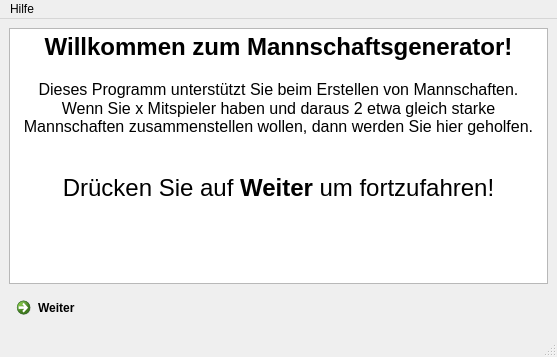
<?xml version="1.0" encoding="UTF-8"?>
<ui version="4.0">
 <class>MainWindow</class>
 <widget class="QMainWindow" name="MainWindow">
  <property name="geometry">
   <rect>
    <x>0</x>
    <y>0</y>
    <width>557</width>
    <height>357</height>
   </rect>
  </property>
  <property name="windowTitle">
   <string>Manschafts Generator</string>
  </property>
  <property name="windowIcon">
   <iconset>
    <normaloff>Fussball.jpg</normaloff>Fussball.jpg</iconset>
  </property>
  <widget class="QWidget" name="centralwidget">
   <layout class="QVBoxLayout" name="verticalLayout">
    <item>
     <widget class="QTextBrowser" name="textBrowser">
      <property name="html">
       <string>&lt;!DOCTYPE HTML PUBLIC &quot;-//W3C//DTD HTML 4.0//EN&quot; &quot;http://www.w3.org/TR/REC-html40/strict.dtd&quot;&gt;
&lt;html&gt;&lt;head&gt;&lt;meta name=&quot;qrichtext&quot; content=&quot;1&quot; /&gt;&lt;style type=&quot;text/css&quot;&gt;
p, li { white-space: pre-wrap; }
&lt;/style&gt;&lt;/head&gt;&lt;body style=&quot; font-family:'MS Shell Dlg 2'; font-size:8.25pt; font-weight:400; font-style:normal;&quot;&gt;
&lt;p align=&quot;center&quot; style=&quot; margin-top:0px; margin-bottom:0px; margin-left:0px; margin-right:0px; -qt-block-indent:0; text-indent:0px;&quot;&gt;&lt;span style=&quot; font-family:'Sans Serif'; font-size:18pt; font-weight:600;&quot;&gt;Willkommen zum Mannschaftsgenerator!&lt;/span&gt;&lt;/p&gt;
&lt;p style=&quot;-qt-paragraph-type:empty; margin-top:0px; margin-bottom:0px; margin-left:0px; margin-right:0px; -qt-block-indent:0; text-indent:0px; font-family:'Sans Serif'; font-size:12pt; font-weight:600;&quot;&gt;&lt;br /&gt;&lt;/p&gt;
&lt;p align=&quot;center&quot; style=&quot; margin-top:0px; margin-bottom:0px; margin-left:0px; margin-right:0px; -qt-block-indent:0; text-indent:0px;&quot;&gt;&lt;span style=&quot; font-family:'Sans Serif'; font-size:12pt;&quot;&gt;Dieses Programm unterstützt Sie beim Erstellen von Mannschaften.&lt;/span&gt;&lt;/p&gt;
&lt;p align=&quot;center&quot; style=&quot; margin-top:0px; margin-bottom:0px; margin-left:0px; margin-right:0px; -qt-block-indent:0; text-indent:0px;&quot;&gt;&lt;span style=&quot; font-family:'Sans Serif'; font-size:12pt;&quot;&gt;Wenn Sie x Mitspieler haben und daraus 2 etwa gleich starke Mannschaften zusammenstellen wollen, dann werden Sie hier geholfen.&lt;/span&gt;&lt;/p&gt;
&lt;p align=&quot;center&quot; style=&quot;-qt-paragraph-type:empty; margin-top:0px; margin-bottom:0px; margin-left:0px; margin-right:0px; -qt-block-indent:0; text-indent:0px; font-family:'Sans Serif'; font-size:12pt;&quot;&gt;&lt;br /&gt;&lt;/p&gt;
&lt;p align=&quot;center&quot; style=&quot;-qt-paragraph-type:empty; margin-top:0px; margin-bottom:0px; margin-left:0px; margin-right:0px; -qt-block-indent:0; text-indent:0px; font-family:'Sans Serif'; font-size:12pt;&quot;&gt;&lt;br /&gt;&lt;/p&gt;
&lt;p align=&quot;center&quot; style=&quot; margin-top:0px; margin-bottom:0px; margin-left:0px; margin-right:0px; -qt-block-indent:0; text-indent:0px;&quot;&gt;&lt;span style=&quot; font-family:'Sans Serif'; font-size:18pt;&quot;&gt;Drücken Sie auf &lt;/span&gt;&lt;span style=&quot; font-family:'Sans Serif'; font-size:18pt; font-weight:600;&quot;&gt;Weiter&lt;/span&gt;&lt;span style=&quot; font-family:'Sans Serif'; font-size:18pt;&quot;&gt; um fortzufahren!&lt;/span&gt;&lt;/p&gt;&lt;/body&gt;&lt;/html&gt;</string>
      </property>
     </widget>
    </item>
    <item>
     <widget class="QCommandLinkButton" name="startWeiterBtn">
      <property name="font">
       <font>
        <family>Segoe UI</family>
        <weight>75</weight>
        <bold>true</bold>
       </font>
      </property>
      <property name="text">
       <string>Weiter</string>
      </property>
      <property name="autoDefault">
       <bool>false</bool>
      </property>
      <property name="default">
       <bool>false</bool>
      </property>
     </widget>
    </item>
   </layout>
  </widget>
  <widget class="QMenuBar" name="menubar">
   <property name="geometry">
    <rect>
     <x>0</x>
     <y>0</y>
     <width>557</width>
     <height>21</height>
    </rect>
   </property>
   <widget class="QMenu" name="menuHelp">
    <property name="title">
     <string>Hilfe</string>
    </property>
    <addaction name="actionDocumentation"/>
   </widget>
   <addaction name="menuHelp"/>
  </widget>
  <widget class="QStatusBar" name="statusbar"/>
  <action name="actionDocumentation">
   <property name="text">
    <string>Dokumentation</string>
   </property>
  </action>
 </widget>
 <resources/>
 <connections/>
</ui>
